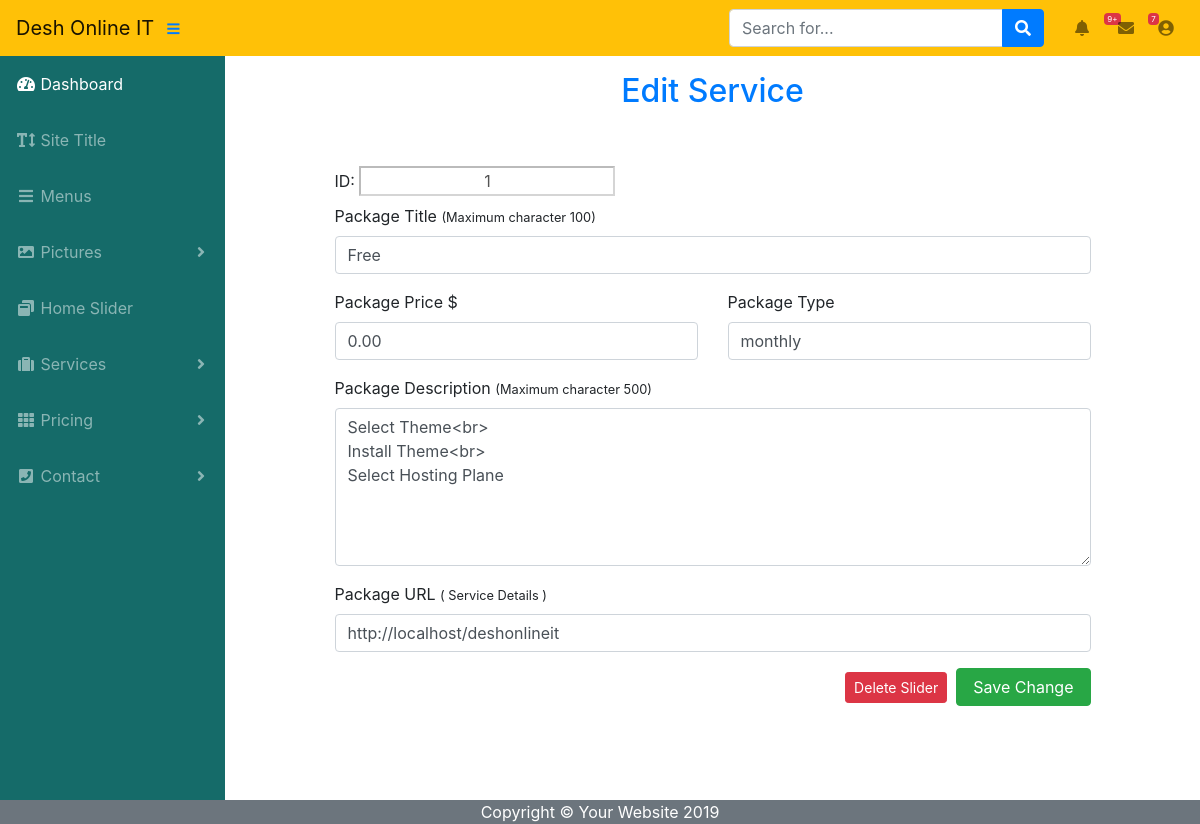
The page /back-end/edit-package.php?package-id=1 (signed in) on the database its author committed.
### tables this page shows
CREATE TABLE `all_package` (
  `package_id` int(11) NOT NULL,
  `package_name` varchar(20) NOT NULL,
  `package_title` varchar(50) NOT NULL,
  `package_price` float(9,2) NOT NULL,
  `package_type` varchar(20) NOT NULL,
  `package_description` varchar(500) NOT NULL,
  `package_url` varchar(200) NOT NULL
);

### back-end/edit-package.php (the view, shortened to what this page needs)
<?php
	include('header.php');
	include('sidebar.php');
?>
<div class="container-fluid">
	<div class="text-center text-primary py-3">
		<h2>Edit Service</h2>
	</div>
		<?php
		$id=$_GET['package-id'];
		$query="select * from all_package where package_id='$id'";
		$result=$conn->query($query);
		if(mysqli_num_rows($result)>0){
			$col=mysqli_fetch_array($result);
				?>
	<div id="add-slide" class="py-3">
		<form method="post" action="action/edit-package-action.php">
			<div class="py-2">
				<span>ID:</span>
				<input class="text-center bg-white" type="text" name="package_id" value="<?php echo $col['package_id']; ?>" disabled="disabled" />
			</div>
			<div class="form-group">
				<label for="package_title">Package Title <small>(Maximum character 100)</small></label>
				<input class="form-control" type="text" id="package_title" maxlength="100" name="package_title" value="<?php echo $col['package_title']; ?>" required="required" />
			</div>
			<div class="row">
				<div class="col-6">
					<div class="form-group">
						<label for="package_price">Package Price $</label>
						<input class="form-control" type="number" name="package_price" id="package_price" value="<?php echo $col['package_price']; ?>" required="required" />
					</div>
				</div>
				<div class="col-6">
					<div class="form-group">
						<label for="package_type">Package Type</label>
						<input class="form-control" type="text" name="package_type" id="package_type" value="<?php echo $col['package_type']; ?>" required="required" />
					</div>
				</div>
			</div>
			<div class="form-group">
				<label for="package_description">Package Description <small>(Maximum character 500)</small></label>
				<textarea class="form-control text-justify" id="package_description" name="package_description" rows="6" maxlength="500" required="required"><?php echo $col['package_description']; ?></textarea>
			</div>
			<div class="form-group">
				<label for="package_url">Package URL <small>( Service Details )</small></label>
				<input class="form-control" type="text" id="package_url" name="package_url" value="<?php echo $col['package_url']; ?>" maxlength="200" required="required" />
			</div>
			<div class="text-right">
				<a class="btn btn-danger btn-sm" href="delete-package.php?package-id=<?php echo $col['package_id']; ?>">Delete Slider</a>&nbsp;
				<button class="btn btn-success px-3" type="submit" name="update_package">Save Change</button>
			</div>
		</form>
	</div>
<?php
}
 ?>
</div>
<?php
	include('footer.php');
 ?>

### back-end/css/all-page.css (style rules this page uses)
#add-slide { width:80%; margin: 0 auto; }

### rows shown on the page
all_package: package_id "1", package_title "Free", package_price "0.00", package_type "monthly", package_description "Select Theme<br> Install Theme<br> Select Hosting Plane", package_url "http://localhost/deshonlineit"
